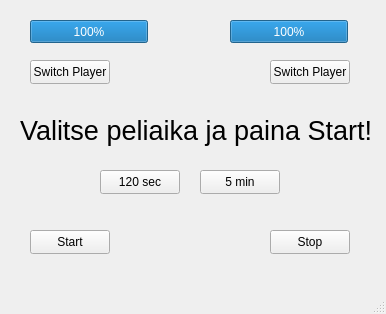
<?xml version="1.0" encoding="UTF-8"?>
<ui version="4.0">
 <class>MainWindow</class>
 <widget class="QMainWindow" name="MainWindow">
  <property name="geometry">
   <rect>
    <x>0</x>
    <y>0</y>
    <width>386</width>
    <height>314</height>
   </rect>
  </property>
  <property name="windowTitle">
   <string>MainWindow</string>
  </property>
  <widget class="QWidget" name="centralwidget">
   <widget class="QProgressBar" name="progressBar1">
    <property name="geometry">
     <rect>
      <x>30</x>
      <y>20</y>
      <width>118</width>
      <height>23</height>
     </rect>
    </property>
    <property name="value">
     <number>100</number>
    </property>
   </widget>
   <widget class="QProgressBar" name="progressBar2">
    <property name="geometry">
     <rect>
      <x>230</x>
      <y>20</y>
      <width>118</width>
      <height>23</height>
     </rect>
    </property>
    <property name="value">
     <number>100</number>
    </property>
   </widget>
   <widget class="QPushButton" name="switch1">
    <property name="geometry">
     <rect>
      <x>30</x>
      <y>60</y>
      <width>80</width>
      <height>24</height>
     </rect>
    </property>
    <property name="text">
     <string>Switch Player</string>
    </property>
   </widget>
   <widget class="QPushButton" name="switch2">
    <property name="geometry">
     <rect>
      <x>270</x>
      <y>60</y>
      <width>80</width>
      <height>24</height>
     </rect>
    </property>
    <property name="text">
     <string>Switch Player</string>
    </property>
   </widget>
   <widget class="QPushButton" name="second">
    <property name="geometry">
     <rect>
      <x>100</x>
      <y>170</y>
      <width>80</width>
      <height>24</height>
     </rect>
    </property>
    <property name="text">
     <string>120 sec</string>
    </property>
   </widget>
   <widget class="QPushButton" name="minute">
    <property name="geometry">
     <rect>
      <x>200</x>
      <y>170</y>
      <width>80</width>
      <height>24</height>
     </rect>
    </property>
    <property name="text">
     <string>5 min</string>
    </property>
   </widget>
   <widget class="QPushButton" name="start">
    <property name="geometry">
     <rect>
      <x>30</x>
      <y>230</y>
      <width>80</width>
      <height>24</height>
     </rect>
    </property>
    <property name="text">
     <string>Start</string>
    </property>
   </widget>
   <widget class="QPushButton" name="stop">
    <property name="geometry">
     <rect>
      <x>270</x>
      <y>230</y>
      <width>80</width>
      <height>24</height>
     </rect>
    </property>
    <property name="text">
     <string>Stop</string>
    </property>
   </widget>
   <widget class="QLabel" name="gameInfoText">
    <property name="geometry">
     <rect>
      <x>20</x>
      <y>100</y>
      <width>361</width>
      <height>61</height>
     </rect>
    </property>
    <property name="font">
     <font>
      <pointsize>20</pointsize>
     </font>
    </property>
    <property name="text">
     <string>Valitse peliaika ja paina Start!</string>
    </property>
   </widget>
  </widget>
  <widget class="QMenuBar" name="menubar">
   <property name="geometry">
    <rect>
     <x>0</x>
     <y>0</y>
     <width>386</width>
     <height>21</height>
    </rect>
   </property>
  </widget>
  <widget class="QStatusBar" name="statusbar"/>
 </widget>
 <resources/>
 <connections/>
</ui>
